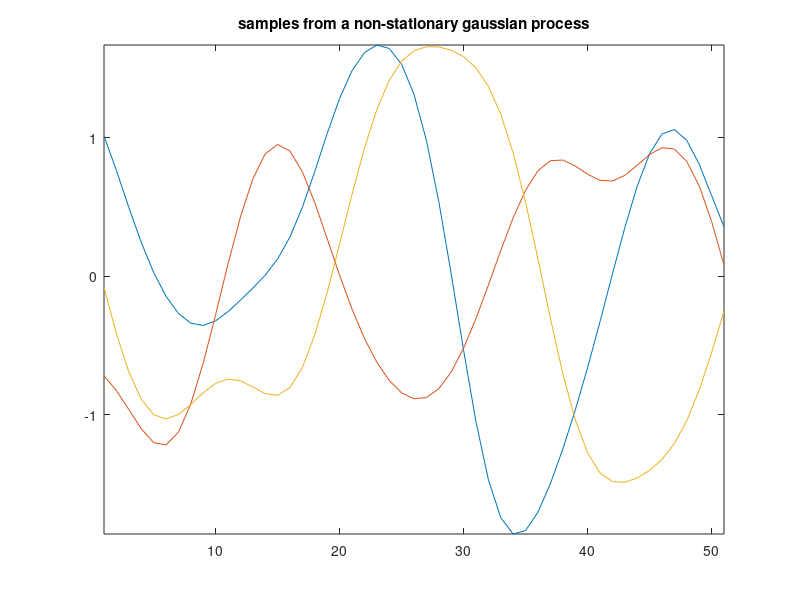

Source code (MATLAB): (Note: this script raises an error after producing the figure.)
%% simple implementation of Non-Stationary Gaussian Process (NSGP) regression

% non-stationary Gaussian kernel
kernel = @(x1,x2,l1,l2,s1,s2) (s1.*s2') .* sqrt((2*l1.*l2')./(l1.^2+l2'.^2)) .* exp( -(sum(x1.^2,2)+sum(x2.^2,2)'-2*x1.*x2')./(l1.^2+l2'.^2) );

x = (-5:0.2:5)';
mu = zeros(size(x));
l = 1*ones(size(x));
s = 1*ones(size(x));
cov = kernel(x,x,l,l,s,s);

samples = mvnrnd(mu,cov,3);

figure();
plot(samples');
title('samples from a non-stationary gaussian process');
axis('tight');

%% GP with default hyperparameters

% stationary Gaussian kernel
kernel_s = @(x1, x2, l, sigma_f) sigma_f^2 * exp( -0.5*( (sum(x1.^2,2)) + (sum(x2.^2,2)).' - 2*x1.*(x2.') ) );

% training data
n = 24;
x_train = linspace(0,1,n)'*10 - 5;
y_train = test_func( (x_train+5)/10 ) + 0.0 * randn(size(x_train));

l = 0.5*ones(size(x_train));
s = 2*ones(size(x_train));
o = 1e-3 * ones(size(x_train));

Kl = kernel_s(x_train, x_train, 0.5, 1) + 1e-3 * eye(length(x_train));
Kl_t = kernel_s(x_train, x, 0.5, 1);
lt = mean(l) + Kl_t' * (inv(Kl) *(l-mean(l)));

Ks = kernel_s(x_train, x_train, 0.5, 1) + 1e-3 * eye(length(x_train));
Ks_t = kernel_s(x_train, x, 0.5, 1);
st = mean(s) + Ks_t' * (inv(Ks) *(s-mean(s)));

Ko = kernel_s(x_train, x_train, 0.5, 1) + 1e-3 * eye(length(x_train));
Ko_t = kernel_s(x_train, x, 0.5, 1);
ot = mean(o) + Ko_t' * (inv(Ko) *(o-mean(o)));

K = kernel(x_train, x_train, l, l, s, s) + diag(o);
K_s = kernel(x_train, x, l, lt, s, st);
K_ss = kernel(x, x, lt, lt, st, st) + diag(ot);

K_inv = inv(K);
mu_s = K_s' * K_inv * y_train;
cov_s = K_ss - K_s' * K_inv * K_s;

lb = mu_s - 2*sqrt( diag(cov_s) );
ub = mu_s + 2*sqrt( diag(cov_s) );

figure();
hold on;
fill( [x; flipud(x)], [lb; flipud(ub)], 'y');
plot( x, mu_s, '-r', 'linewidth', 2);
plot( x, test_func((x+5)/10), '-m' );
plot( x_train, y_train, 'o');

%% hyperparameter optimization via negative log likelihood

nll_l = @(p) 0.5 * log(det(Kl)) + 0.5 * p.' * inv(Kl) * p + 0.5 * length(p) * log(2*pi);
nll_s = @(p) 0.5 * log(det(Ks)) + 0.5 * p.' * inv(Ks) * p + 0.5 * length(p) * log(2*pi);
nll_o = @(p) 0.5 * log(det(Ko)) + 0.5 * p.' * inv(Ko) * p + 0.5 * length(p) * log(2*pi);

% convention: p = [l s o]
% Ker = @(p) kernel(x_train, x_train, p(1:n), p(1:n), p(n+1:2*n), p(n+1:2*n)) + diag(p(2*n+1:end));
Ker = @(p) kernel(x_train, x_train, p(1:n), p(1:n), p(n+1:2*n), p(n+1:2*n)) + diag(o);
nll_y = @(p) 0.5 * log(det(Ker(p))) + 0.5 * y_train.' * inv(Ker(p)) * y_train + 0.5 * length(x_train) * log(2*pi);

% nll = @(p) nll_y(p) + nll_l(p(1:n)) + nll_s(p(n+1:2*n)) + nll_o(p(2*n+1:end));
nll = @(p) nll_y(p) + nll_l(p(1:n)) + nll_s(p(n+1:2*n));

% p0 = [1e0*ones([n,1]); 1e0*ones([n, 1]); 0e0*ones([n, 1])];
p0 = [1e0*ones([n,1]); 1e0*ones([n, 1])];

p_opt = fmincon( nll, p0 );

%% NSGP with optimized hyperparameters

l = p_opt(1:n);
s = p_opt(n+1:2*n);
% o = p_opt(2*n+1:end);

lt = mean(l) + Kl_t' * (inv(Kl) *(l-mean(l)));
st = mean(s) + Ks_t' * (inv(Ks) *(s-mean(s)));
ot = mean(o) + Ko_t' * (inv(Ko) *(o-mean(o)));

K = kernel(x_train, x_train, l, l, s, s) + diag(o);
K_s = kernel(x_train, x, l, lt, s, st);
K_ss = kernel(x, x, lt, lt, st, st) + diag(ot);

K_inv = inv(K);
mu_s = K_s' * K_inv * y_train;
cov_s = K_ss - K_s' * K_inv * K_s;

lb = mu_s - 2*sqrt( diag(cov_s) );
ub = mu_s + 2*sqrt( diag(cov_s) );

figure();
hold on;
fill( [x; flipud(x)], [lb; flipud(ub)], 'y');
plot( x, mu_s, '-r', 'linewidth', 2);
plot( x, test_func((x+5)/10), '-m' );
plot( x_train, y_train, 'o');